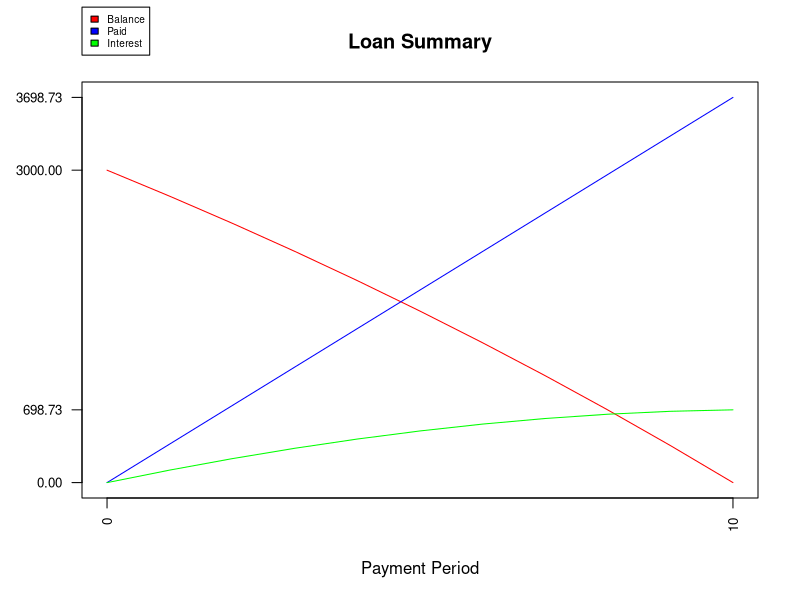
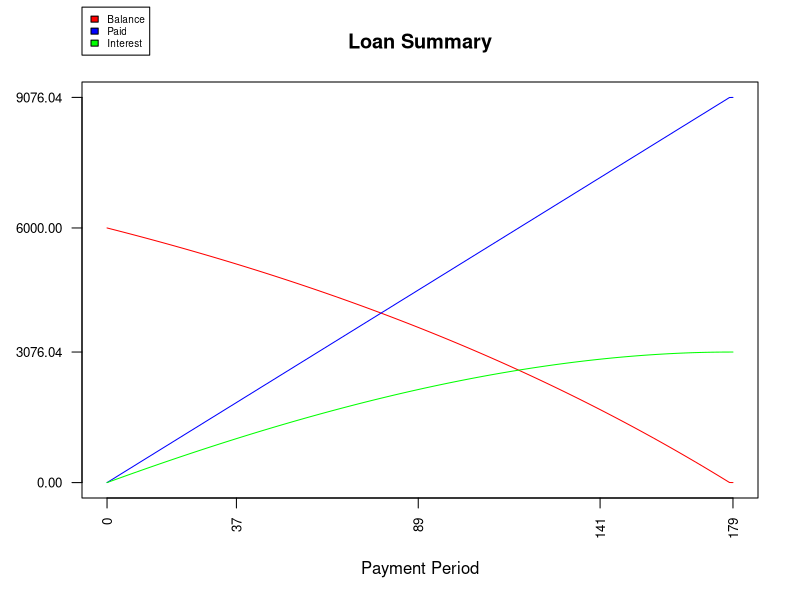

Here is the R script that generated these plots, in order:
schedule <- function(pv, apr, ppy, years, extra = 0, summary = FALSE, graph = FALSE){
  
  
  # pv = present value of loan
  # apr = annual percentage rate
  # ppy = number of interest periods per year
  # years = loan period in years
  # extra = extra payment per period
  # summary = return full table or summary
  
  
  # Invalidate a negative extra payment
  
  if(extra < 0){
    return("Invalid Extra Payment Amount")
  }
  
  
  # Variables
  
  apr <- apr/100
  r <- apr/ppy
  n <- years * ppy
  p <- (pv*r) / (1 - (1 + r)^(-n))
  tp <- p + extra # total payment per month
  
  
  # Making the loan amortisation table
  
  df <- na.omit(data.frame(NA,NA,NA,NA,NA))
  
  for(j in 1:n){
    
    # Interest incurred during the i'th period
    int <- pv*r
    
    # When extra payments > 0, the last payment is usually less than the others
    if(tp > pv + int){ 
      tp <- pv + int
      df <- rbind(df, c(pv, tp, int, tp - int, pv + int - tp))
      break
    }
    
    # Update the loan table and balance
    df <- rbind(df, c(pv, tp, int, tp - int, pv + int - tp))
    pv <- pv + int - tp
  }
  
  
  # Total Payments Made and Total Interest, at every payment period
  
  totalPaid <- c(0); totalInt <- c(0)
  for(i in 1:length(df[,1])){
    totalPaid[i+1] <- df[i,2] + totalPaid[i]
    totalInt[i+1] <- df[i,3] + totalInt[i]
  }
  
  
  # Loan Summary Graph
  
  if(graph){
    
    l <- length(df[,1]) # Number of payments made
    
    # Chebyshev Nodes for x-axis
    a <- 1
    b <- l
    n <- floor(log(l))
    k <- 1:n
    x_k <- round(0.5*(a + b) + 0.5*(b - a)*cos((2*k - 1)*pi/(2*n)))
    x_k <- x_k[-c(1,length(x_k))] # Remove endpoints to avoid label overlap
    
    # Creating the graph
    m <- round(totalPaid[l+1], 2)
    i <- round(totalInt[l+1], 2)
    plot(NULL, xaxt = 'n', yaxt = 'n', xlim = c(1,l+1), ylim = c(0,m), main = "Loan Summary", xlab = "Payment Period", ylab = "")
    axis(side = 1, at = c(1,x_k,l+1), labels = c(1,x_k,l+1) - 1, cex.axis = 0.8, las = 2) # was starting at x = 1, so "labels" corrects this
    axis(side = 2, at = c(0,df[1,1],i,m), cex.axis = 0.8, las = 2) # y labels are 0, starting loan amount, total interest and total payments made
    lines(c(df[1,1],df[,5]), col = "red")
    lines(totalPaid, col = "blue")
    lines(totalInt, col = "green")
    legend("topleft", legend = c("Balance","Paid","Interest"), fill = c("red","blue","green"), cex = 0.6, inset = c(0, -0.18), xpd = TRUE)
  
  }
  
  
  # Return the full loan table, or a summary of the table
  
  if(!summary){
    display <- round(df, 2)
    colnames(display) <- c("Start Balance", "Total Payment", "Interest", "Principal", "End Balance")
  } else {
    display <- data.frame(round(df[1,2],2),length(df[,1]),round(sum(df[,2]),2),round(sum(df[,3]),2))
    colnames(display) <- c("Scheduled Payment", "Number of Payments", "Total Spent", "Total Interest")
  }
  
  return(display)
  
}


# Example: £3000 loan, 8% interest pa, twice-yearly payments over 5 years, no extra payments, display whole loan table and graph

schedule(3000, 8, 2, 5, graph = TRUE)

# Example: £6000 loan, 6% interest pa, monthly payments over 30 years, £15 extra payment each month, display loan summary and graph

schedule(6000, 6, 12, 30, extra = 15, summary = TRUE, graph = TRUE)